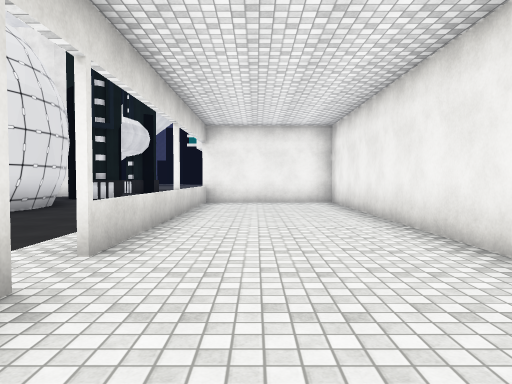
view 1 (above)

16 first-person views from a walk through a 3-D level made in the Unity game engine. The camera is 1.4 m above the floor, tilts 2° down and sees 70° across. The floor is counted in squares, 2 m on a side. Each view is taken from the middle of a square. On the plan, view 1 faces up. The plan holds only what a view shows up to about 11 squares ahead; the rest is blank. The place goes on beyond the plan. The player is left out. Some surface patterns are stand-ins.

view 2
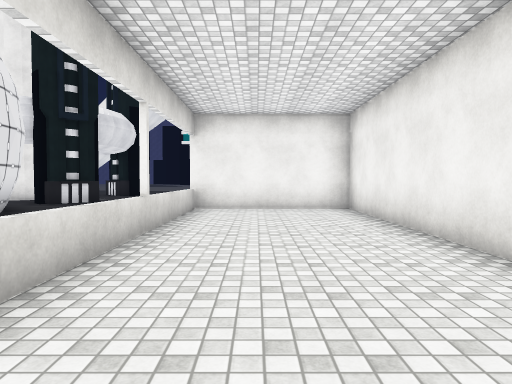

view 3
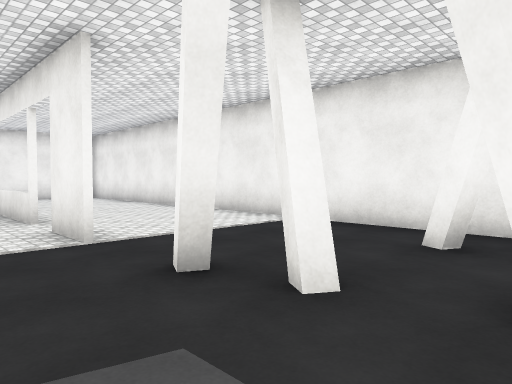

view 4
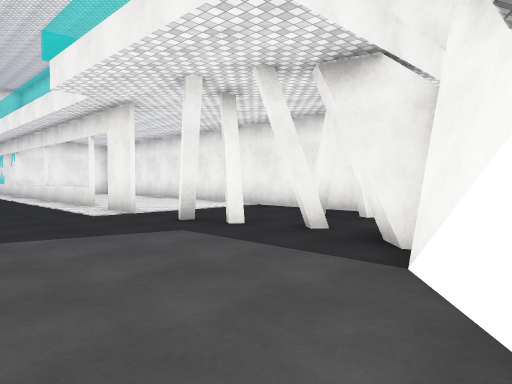

view 5
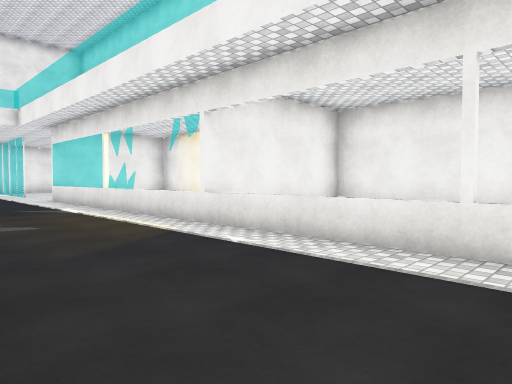

view 6
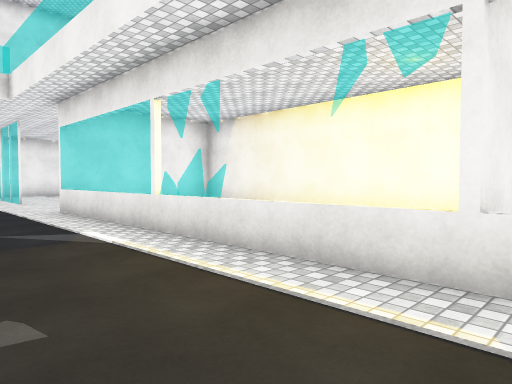

view 7
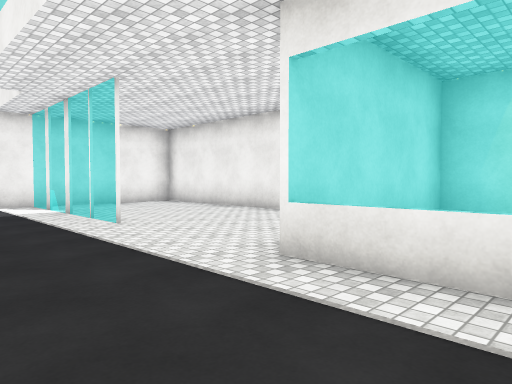

view 8
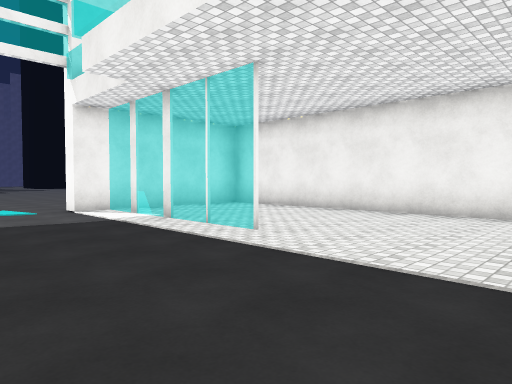

view 9
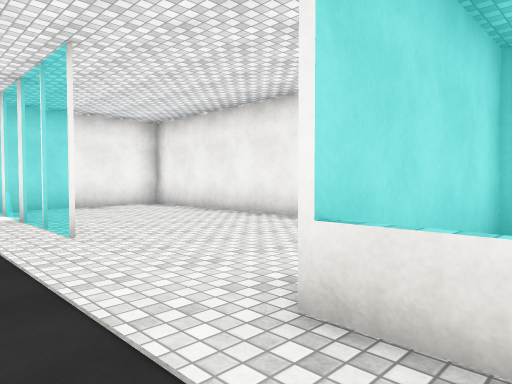

view 10
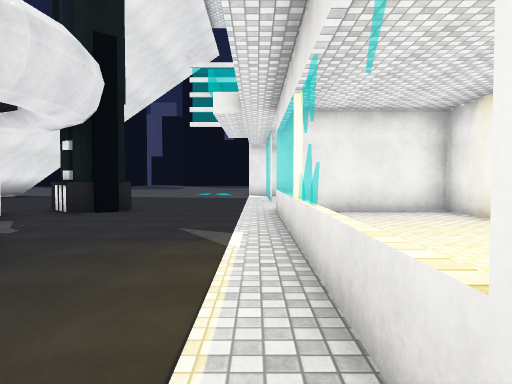

view 11
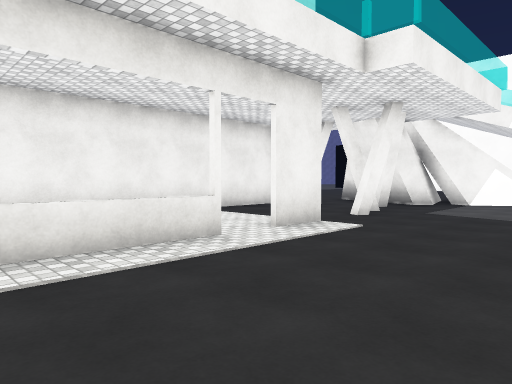

view 12
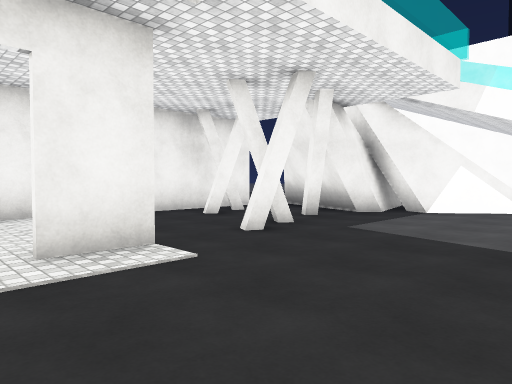

view 13
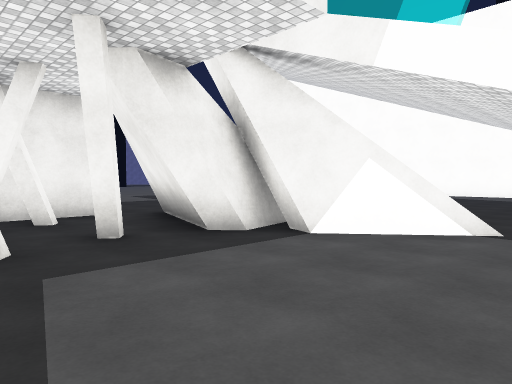

view 14
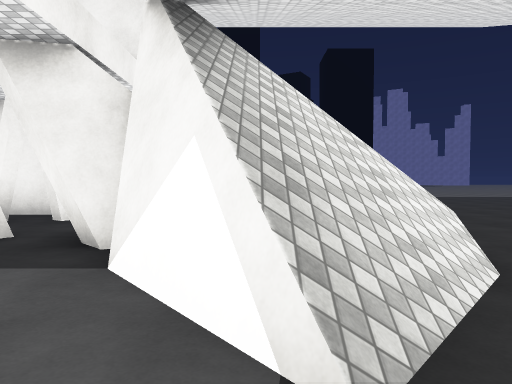

view 15
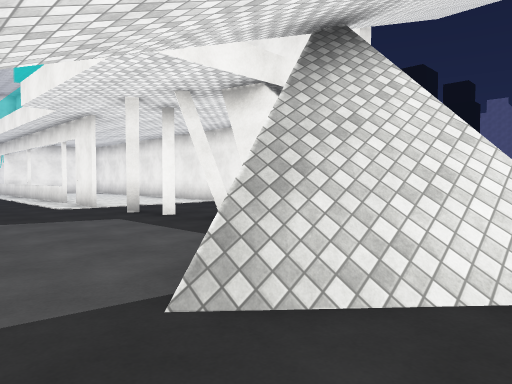

view 16
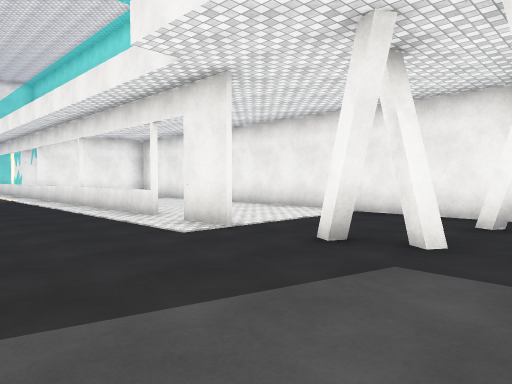

### Floor plan
Key: @ floor where view 1 was taken; # wall or solid block; x gap in a wall; . floor; / step, stairs or slope; = window, fence, low wall or low ledge; B building.
Columns run from 5 left of view 1 to 4 right of it. Each row starts with its distance up from view 1.
 26  ..#####
 25  ..=...##
 24  ...=...#
 23  ...=...#
 22  ...=...#
 21 ........#
 20 ........#
 19 B.......#
 18 ....=####
 17 ....=..#
 16 ....=..#
 15 ....=..#
 14 ....=..#
 13 B...=. #
 12 ....=  #
 11 ....=###
 10 ....=..##
  9 #...=...#
  8 #...=...#
  7 ....=...#
  6 ....=...#
  5 ....=...#
  4 ....=...#
  3 ....x...#
  2 ....x...#
  1 ........#
  0 .....@..#
 -1 ....#...#
 -2 ......#.#
 -3 ....#./.#
 -4 ....##/.
 -5 ...##//#..
 -6 .=#/    ..
 -7 ..//
 -8 ...=

Positions as (right, up) in squares from view 1, and headings:
1: (0, 0), facing up
2: (0, 2), facing up
3: (-3, -3), facing up-right
4: (-5, -6), facing up-right
5: (-5, 6), facing up-right
6: (-4, 10), facing up-right
7: (-4, 16), facing up-right
8: (-5, 18), facing up-right
9: (-3, 17), facing up-right
10: (-2, 10), facing up
11: (-5, 6), facing down-right
12: (-5, 3), facing down-right
13: (-5, -1), facing down-right
14: (-5, -6), facing right
15: (-5, -8), facing up-right
16: (-5, -3), facing up-right
